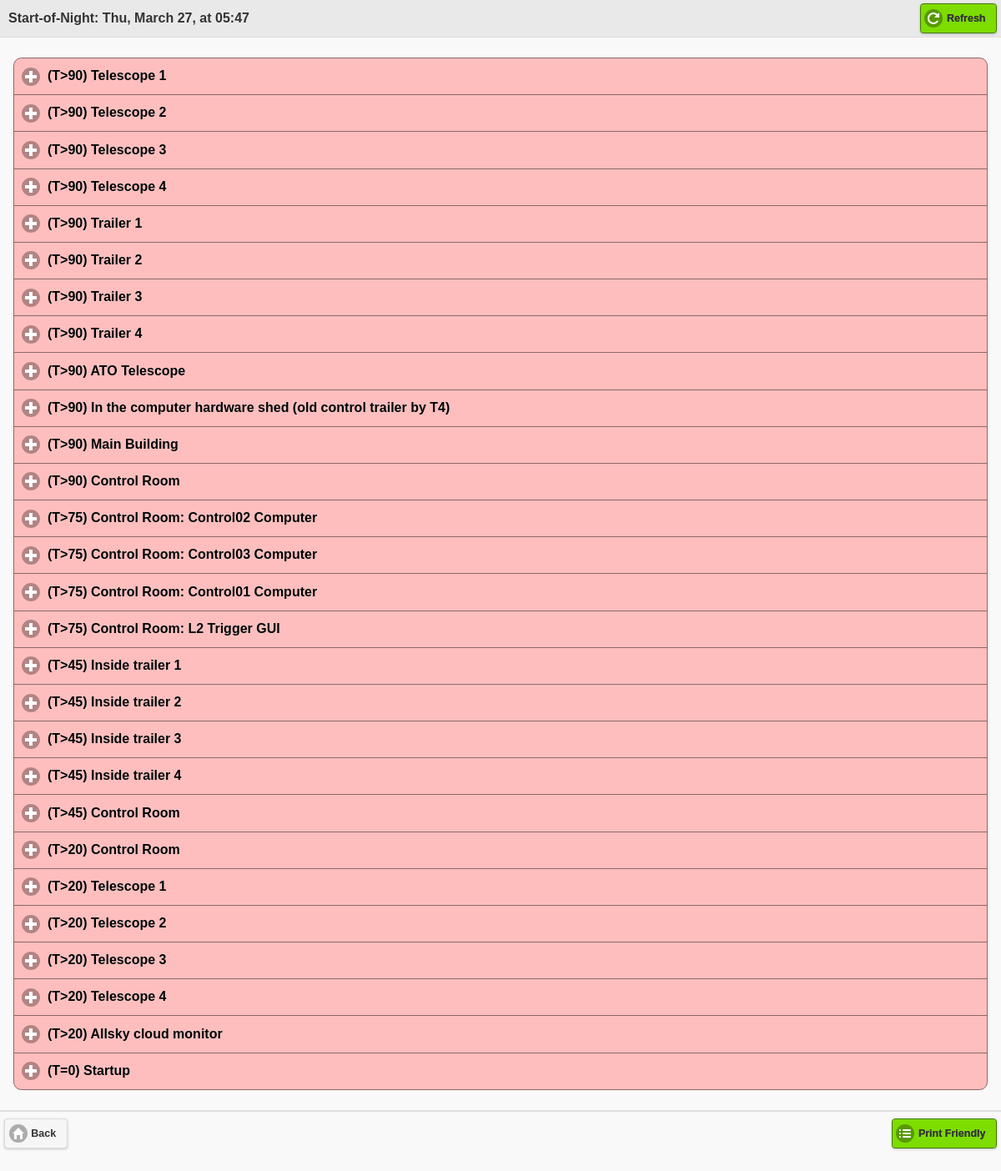
/beta/5/ (signed in), run on the app's committed database.
### beta/models.py (models this page shows, shortened)
class List(models.Model):
	name = models.CharField(max_length=200)
	pub_date = models.DateTimeField('date published')
	observers_list = models.CharField(max_length=75, default="")
	email_has_been_sent = models.BooleanField(default=False)

class ChoiceGroup(models.Model):
	parent = models.ForeignKey(List)
	group_text = models.CharField(max_length = 150)
	subtext = models.CharField(max_length=80, default=" ")
	def get_swatch(self):
		total=0
		checked=0
		for choice in self.choice_set.all():
			total = total + 1
			if choice.isChecked:
				checked = checked + 1
		if checked==total:
			return "b"
		if checked==0:
			return "c"
		return "d"

### beta/views.py (the view)
# urls.py: url(r'^(?P<list_id>\d+)/$', views.detail, name='detail'),
def detail(request, list_id):
	if not request.user.is_authenticated():
		return render(request, 'beta/login.html', {'error_message': "Please log in"})
	if request.method=="POST":
		choiceid = request.POST['choiceid']
		choicechecked = request.POST['choicechecked']
		vlist = get_object_or_404(List, pk=list_id)
		if request.user.username not in vlist.observers_list:
			vlist.observers_list = vlist.observers_list + ", "+request.user.username
		vchoice = Choice.objects.get(id=choiceid)
		vchoice.isChecked = not vchoice.isChecked
		last_change = str( strftime("%H:%M", localtime()))
		vchoice.last_date=last_change
		vchoice.last_user=request.POST['username']
		vchoice.save()
		return HttpResponseRedirect(reverse('detail', args=(vlist.id,)))
	else:
		vlist = get_object_or_404(List, pk=list_id)
		return render(request, 'beta/detail.html', {'vlist': vlist})

### beta/templates/beta/detail.html (shortened to what this page needs)
<html>
{% load staticfiles %}
<head>
	<link rel="stylesheet" href="{% static "beta/beta-theme.min.css" %}" />
	<link rel="stylesheet" href="{% static "beta/jquery.mobile.icons.min.css" %}" />
	<link rel="stylesheet" href="{% static "beta/jquery.mobile.structure-1.4.2.min.css" %}" />
</head>
<body>
<div data-role="page">
	<div data-role="header" data-position="fixed">
	<h3 style="text-align:left; margin-left:10px;">{{vlist.name}}</h3>
	<a href="javascript:history.go(0)" class="ui-btn-right" data-theme="b" data-icon="refresh">Refresh</a>
</div>
<div data-role="main" class="ui-content">
	<div data-role="collapsible-set">
		{% for group in vlist.choicegroup_set.all %}
			<div data-role="collapsible"
				data-collapsed="true"
				data-theme="{{ group.get_swatch }}"
				>
				<h1>{{group.group_text}}</h1>
			</div>
		{% endfor %}
	</div>
</div>
<div data-role="footer">
	<a href="{% url 'index' %}" class="ui-btn-left" data-icon="Home">Back</a>
	<a href="{% url 'print_friendly' vlist.id %}" class="ui-btn-right" data-theme="b" data-icon="bullets">Print Friendly</a>
</div>
</body>
</html>

### data on the page
List: name "Start-of-Night: Thu, March 27, at 05:47"
ChoiceGroup: group_text "(T>90) Telescope 1"
ChoiceGroup: group_text "(T>90) Telescope 2"
ChoiceGroup: group_text "(T>90) Telescope 3"
ChoiceGroup: group_text "(T>90) Telescope 4"
ChoiceGroup: group_text "(T>90) Trailer 1"
ChoiceGroup: group_text "(T>90) Trailer 2"
ChoiceGroup: group_text "(T>90) Trailer 3"
ChoiceGroup: group_text "(T>90) Trailer 4"
ChoiceGroup: group_text "(T>90) ATO Telescope"
ChoiceGroup: group_text "(T>90) In the computer hardware shed (old control trailer by T4)"
ChoiceGroup: group_text "(T>90) Main Building"
ChoiceGroup: group_text "(T>90) Control Room"
ChoiceGroup: group_text "(T>75) Control Room: Control02 Computer"
ChoiceGroup: group_text "(T>75) Control Room: Control03 Computer"
ChoiceGroup: group_text "(T>75) Control Room: Control01 Computer"
ChoiceGroup: group_text "(T>75) Control Room: L2 Trigger GUI"
ChoiceGroup: group_text "(T>45) Inside trailer 1"
ChoiceGroup: group_text "(T>45) Inside trailer 2"
ChoiceGroup: group_text "(T>45) Inside trailer 3"
ChoiceGroup: group_text "(T>45) Inside trailer 4"
ChoiceGroup: group_text "(T>45) Control Room"
ChoiceGroup: group_text "(T>20) Control Room"
ChoiceGroup: group_text "(T>20) Telescope 1"
ChoiceGroup: group_text "(T>20) Telescope 2"
ChoiceGroup: group_text "(T>20) Telescope 3"
ChoiceGroup: group_text "(T>20) Telescope 4"
ChoiceGroup: group_text "(T>20) Allsky cloud monitor"
ChoiceGroup: group_text "(T=0) Startup"
